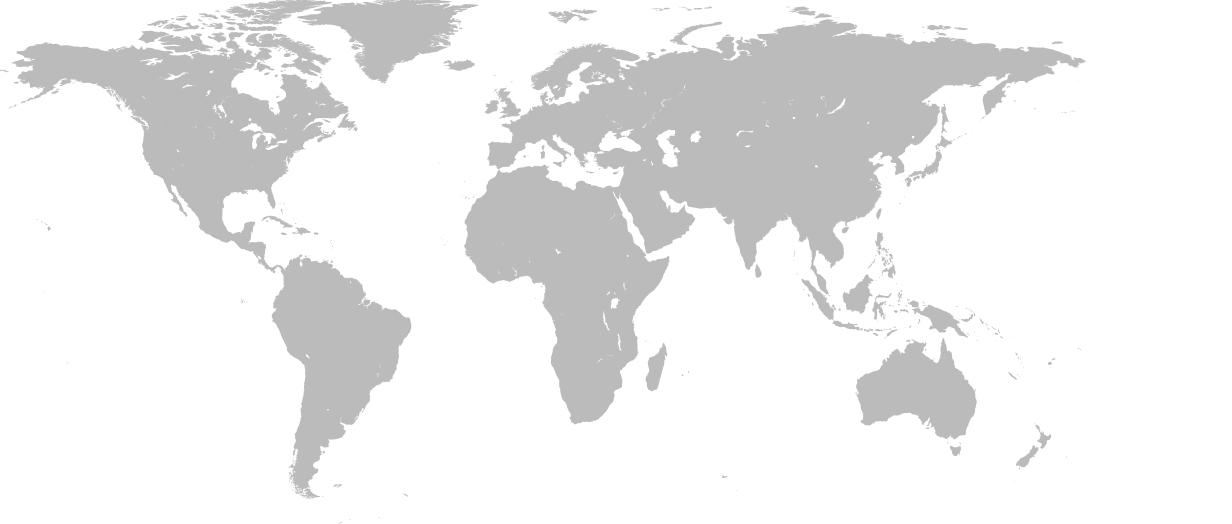
//> input picture spmallick-learnopencv/ConvexHull/sample.jpg, 1232 x 524 px
$ ./homography2 ../ConvexHull/sample.jpg ../ConvexHull/sample.jpg   (built with g++ and OpenCV 4)
//> lines starting //> are read from the running program, lines starting //| are printed output that depends on the picture; after the words box and inside, x2 and y2 are one past the last pixel; in counts of white or black regions, pixels touching at a corner belong together
#include <opencv2/opencv.hpp>

using namespace cv;
using namespace std;

struct userdata {
    Mat im;
    vector<Point2f> points;
};

void mouseHandler(int event, int x, int y, int flags, void *data_ptr)
{
    if (event == EVENT_LBUTTONDOWN) {
        userdata *data = (userdata *) data_ptr;
        circle(data->im, Point(x, y), 3, Scalar(0, 255, 255), 5, LINE_AA);
        imshow("Image", data->im);
        if (data->points.size() < 4) {
            data->points.push_back(Point2f(x, y));
        }
    }
}

int main(int argc, char **argv)
{
    if (argc != 3) {
        cerr << "Usage: " << argv[0] << " <source image path> <destination image path>" << endl;
        return 1;
    }

    // Read in the image
    Mat im_src = imread(argv[1]);
//> im_src is the input picture: 524 rows x 1232 cols, CV_8UC3; min 167, max 255, mean 237.6
    Mat im_dst = imread(argv[2]);

    // Create a vector of points
    vector<Point2f> pts_src;
    pts_src.push_back(Point2f(0, 0));
    pts_src.push_back(Point2f(im_src.cols - 1, 0));
//> pts_src = 2 Points (x, y): [0, 0], [1231, 0]
    pts_src.push_back(Point2f(im_src.cols - 1, im_src.rows - 1));
    pts_src.push_back(Point2f(0, im_src.rows - 1));

    namedWindow("Image");

    userdata data;
    data.im = im_dst.clone();

    // Set the callback function for any mouse event
    setMouseCallback("Image", mouseHandler, &data);

    // Show the image
    imshow("Image", data.im);
    waitKey();
//> the left mouse button is pressed and released at (308, 131)
//> in mouseHandler, `circle(data->im, Point(x, y), 3, Scalar(0, 255, 255), 5, LINE_AA);`: data->im: 524 rows x 1232 cols, CV_8UC3; 173 pixels changed, all inside (x1, y1, x2, y2) = (301, 124, 316, 139)
//> the left mouse button is pressed and released at (924, 131)
//> in mouseHandler (call 3), `circle(data->im, Point(x, y), 3, Scalar(0, 255, 255), 5, LINE_AA);`: data->im: 524 rows x 1232 cols, CV_8UC3; mean B, G, R 237.5, 237.6, 237.6
//> the left mouse button is pressed and released at (924, 393)
//> in mouseHandler (call 5), `circle(data->im, Point(x, y), 3, Scalar(0, 255, 255), 5, LINE_AA);`: data->im: 524 rows x 1232 cols, CV_8UC3; mean B, G, R 237.4, 237.6, 237.6
//> the left mouse button is pressed and released at (308, 393)
//> in mouseHandler (call 7), `circle(data->im, Point(x, y), 3, Scalar(0, 255, 255), 5, LINE_AA);`: data->im: 524 rows x 1232 cols, CV_8UC3; mean B, G, R 237.4, 237.6, 237.6

    Mat tform = findHomography(pts_src, data.points);
    warpPerspective(im_src, data.im, tform, data.im.size());
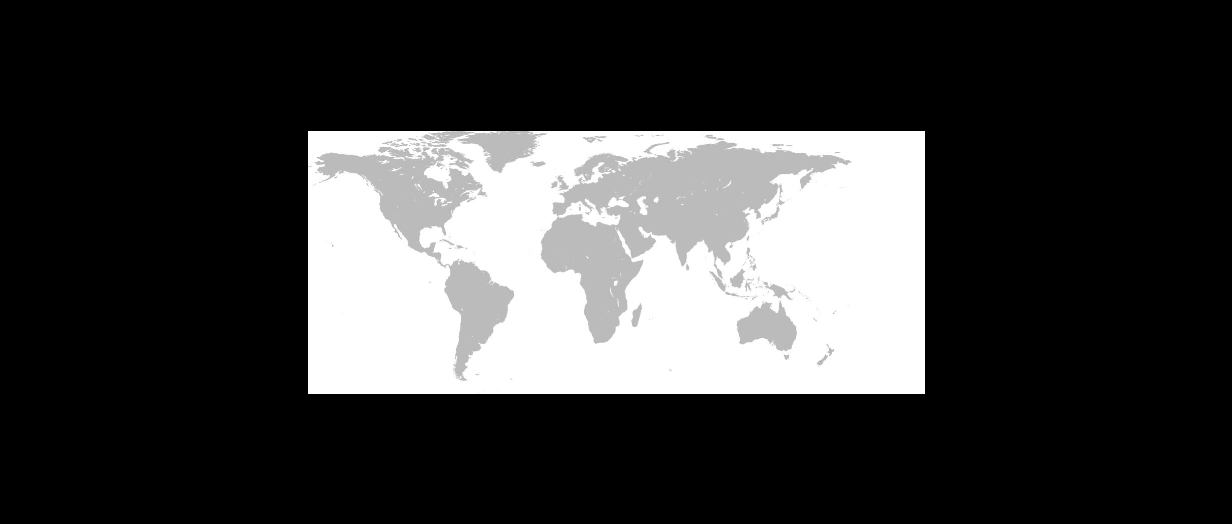
//> data.im: 524 rows x 1232 cols, CV_8UC3; min 0, max 255, mean 59.7

    Point pts_dst[4];
    for (int i = 0; i < 4; ++i) {
        pts_dst[i] = data.points[i];
    }

    fillConvexPoly(im_dst, pts_dst, 4, Scalar(0), LINE_AA);
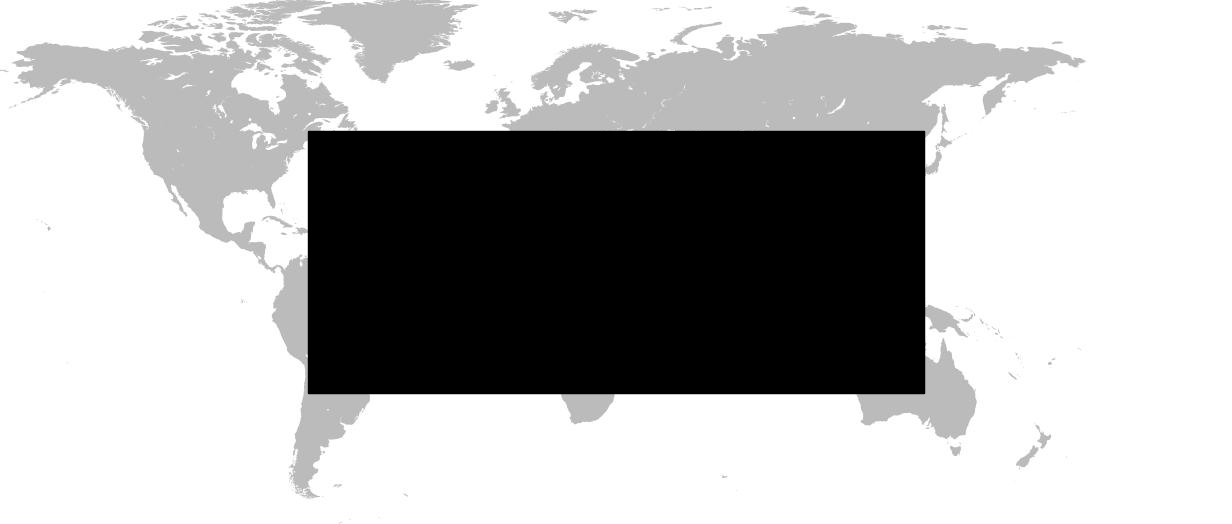
//> im_dst: 524 rows x 1232 cols, CV_8UC3; min 0, max 255, mean 180.7

    im_dst = im_dst + data.im;
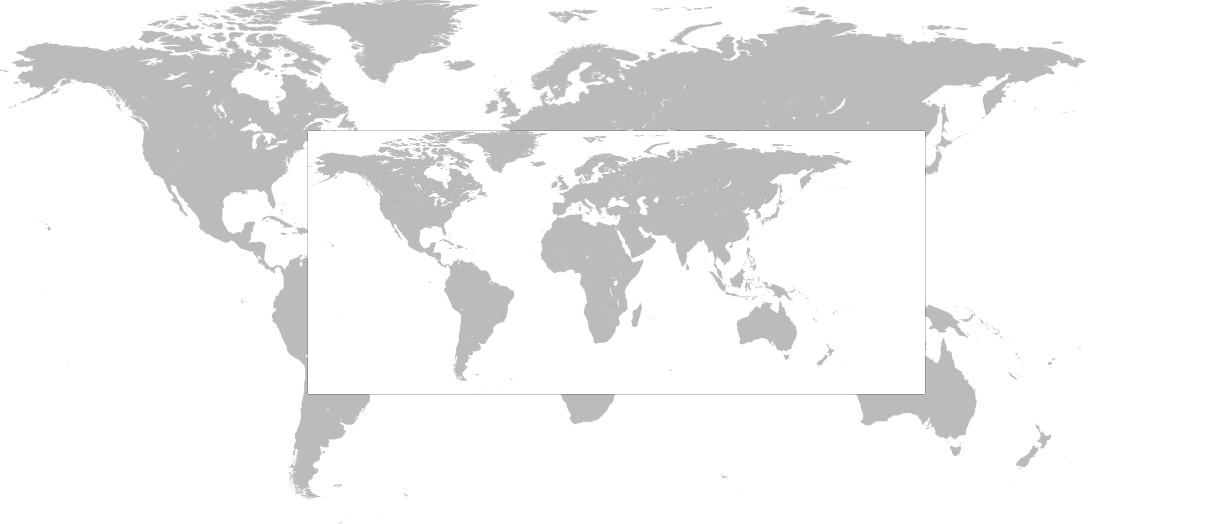
//> im_dst: 524 rows x 1232 cols, CV_8UC3; min 134, max 255, mean 240.5

    imshow("Image", im_dst);
    waitKey();

    return 0;
}
